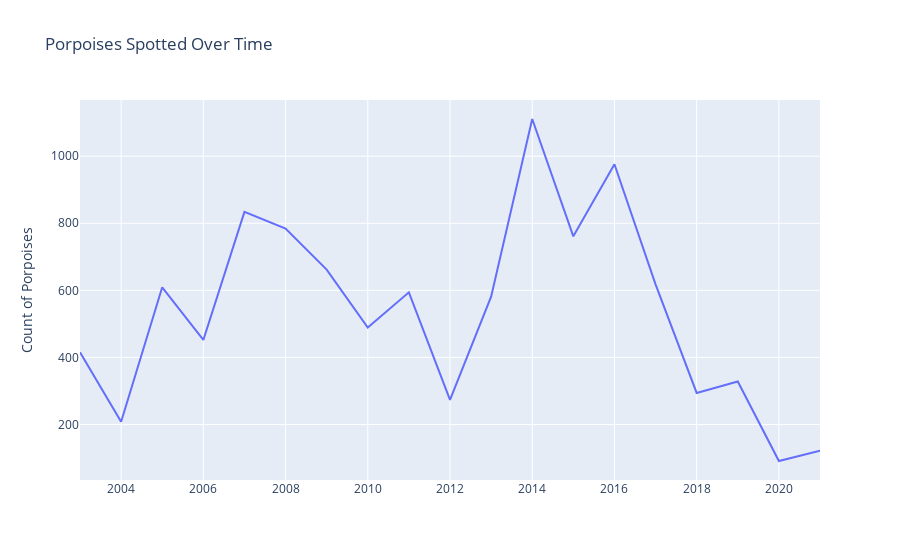

The code cell stored with this chart in its notebook:
### Code cell
df_dolphins = dw[dw['Common name'] == 'Common Porpoise']
df_dolphins_grp_year = df_dolphins.groupby('Date year')[['Individual count']].sum()
fig = px.line(df_dolphins_grp_year, title="Porpoises Spotted Over Time")
fig.update_layout(yaxis_title='Count of Porpoises', xaxis_title='', showlegend=False)
fig.show()

### Figure 1 — Plotly figure (JSON) as saved in the notebook; plotly's stock layout.template omitted (floating-point values rounded to 4 significant figures)
{"data": [{"hovertemplate": "variable=Individual count<br>Date year=%{x}<br>value=%{y}<extra></extra>", "legendgroup": "Individual count", "line": {"color": "#636efa", "dash": "solid"}, "marker": {"symbol": "circle"}, "mode": "lines", "name": "Individual count", "orientation": "v", "showlegend": true, "type": "scatter", "x": [2003, 2004, 2005, 2006, 2007, 2008, 2009, 2010, 2011, 2012, 2013, 2014, 2015, 2016, 2017, 2018, 2019, 2020, 2021], "xaxis": "x", "y": [415, 208, 609, 452, 834, 784, 662, 489, 594, 273, 581, 1111, 761, 976, 618, 294, 328, 91, 122], "yaxis": "y"}], "layout": {"legend": {"title": {"text": "variable"}, "tracegroupgap": 0}, "showlegend": false, "title": {"text": "Porpoises Spotted Over Time"}, "xaxis": {"anchor": "y", "domain": [0, 1], "title": {"text": ""}}, "yaxis": {"anchor": "x", "domain": [0, 1], "title": {"text": "Count of Porpoises"}}}}
